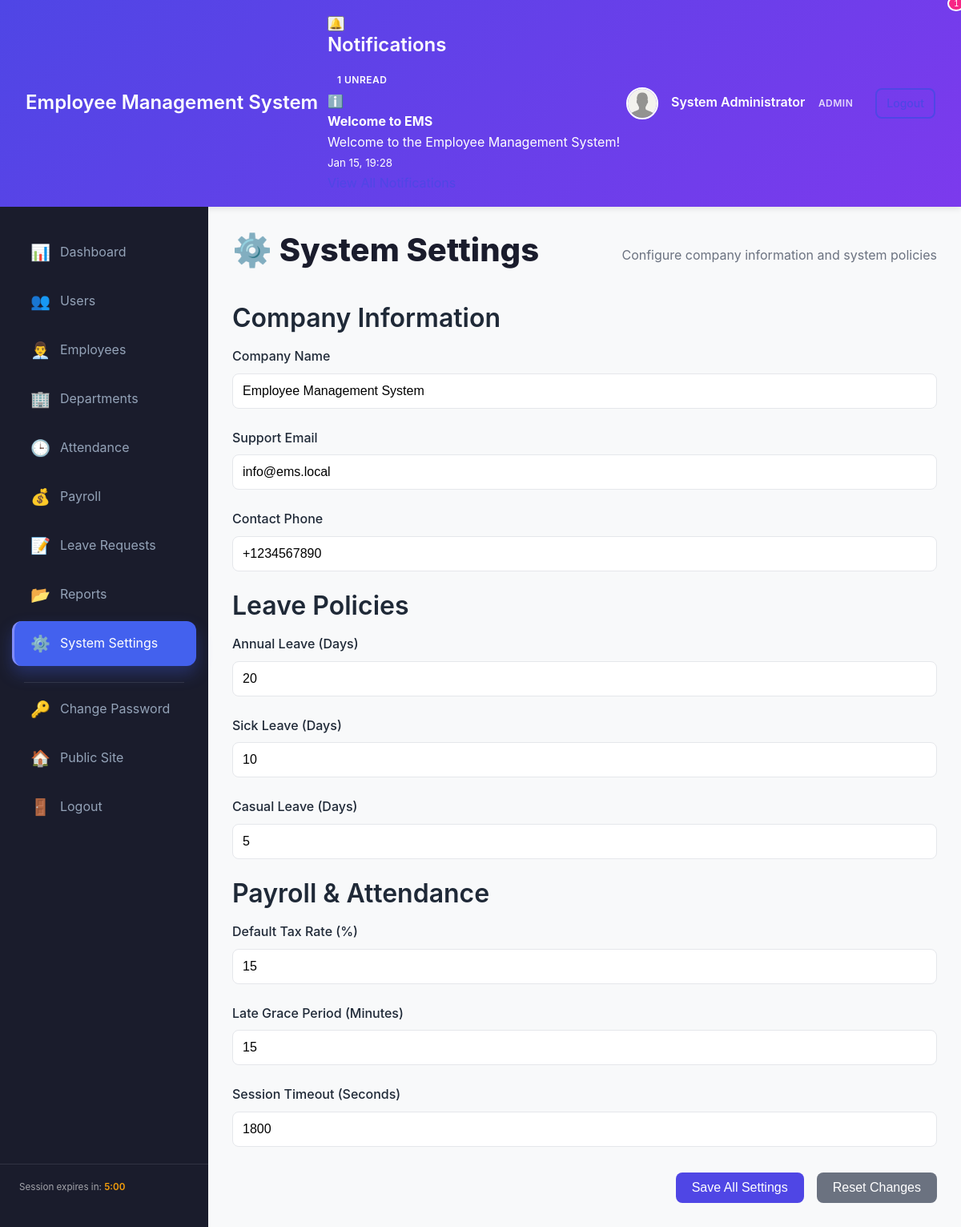
/dashboard/settings/index.php (signed in), run on the app's committed database.
### tables this page shows
CREATE TABLE IF NOT EXISTS `notifications` (
  `id` int(11) NOT NULL AUTO_INCREMENT,
  `user_id` int(11) NOT NULL,
  `type` enum('Info','Success','Warning','Danger') DEFAULT 'Info',
  `title` varchar(200) NOT NULL,
  `message` text NOT NULL,
  `is_read` tinyint(1) DEFAULT 0,
  `link` varchar(255) DEFAULT NULL,
  `created_at` timestamp NOT NULL DEFAULT CURRENT_TIMESTAMP,
  PRIMARY KEY (`id`),
  KEY `idx_user_read` (`user_id`, `is_read`),
  KEY `idx_created` (`created_at`),
  CONSTRAINT `fk_notification_user` FOREIGN KEY (`user_id`) REFERENCES `users` (`id`) ON DELETE CASCADE
);

CREATE TABLE IF NOT EXISTS `system_settings` (
  `id` int(11) NOT NULL AUTO_INCREMENT,
  `setting_key` varchar(100) NOT NULL,
  `setting_value` text,
  `setting_type` varchar(50) DEFAULT 'string',
  `description` text,
  `updated_at` timestamp NOT NULL DEFAULT CURRENT_TIMESTAMP ON UPDATE CURRENT_TIMESTAMP,
  PRIMARY KEY (`id`),
  UNIQUE KEY `setting_key` (`setting_key`)
);

### includes/functions.php (called while the page is built, shortened)
<?php
function get_user_notifications($user_id, $limit = 10, $unread_only = false) {
    global $pdo;
    try {
        $sql = "SELECT * FROM notifications WHERE user_id = ?";
        $sql .= " ORDER BY created_at DESC LIMIT ?";
        $stmt = $pdo->prepare($sql);
        $stmt->execute([$user_id, $limit]);
        return $stmt->fetchAll();
    } catch (PDOException $e) {
        error_log("Get notifications error: " . $e->getMessage());
        return [];
    }
}
function get_unread_notification_count($user_id) {
    global $pdo;
    try {
        $stmt = $pdo->prepare("SELECT COUNT(*) as count FROM notifications
                               WHERE user_id = ? AND is_read = 0");
        $stmt->execute([$user_id]);
        return $stmt->fetch()['count'];
    } catch (PDOException $e) {
        error_log("Get unread count error: " . $e->getMessage());
        return 0;
    }
}
?>

### dashboard/settings/index.php (the view, shortened to what this page needs)
<?php
require_once '../../config/db_connect.php';
require_once '../../includes/functions.php';
try {
    $stmt = $pdo->query("SELECT * FROM system_settings ORDER BY setting_key");
    $settings_data = $stmt->fetchAll();
    $settings = [];
    foreach ($settings_data as $row) {
        $settings[$row['setting_key']] = $row;
    }
} catch (PDOException $e) {
    error_log("Fetch settings error: " . $e->getMessage());
    $settings = [];
}
?>
<!DOCTYPE html>
<html lang="en">
<head>
    <link rel="stylesheet" href="../../assets/css/style.css">
    <link rel="stylesheet" href="../../assets/css/dashboard.css">
    <link rel="stylesheet" href="../../assets/css/admin_dashboard.css">
</head>
<body class="dashboard-page admin-page">
    <?php include '../includes/admin_header.php'; ?>
    <div class="dashboard-container">
        <?php include '../includes/admin_sidebar.php'; ?>
        <main class="dashboard-content">
            <div class="page-header">
                <h1>⚙️ System Settings</h1>
                <p>Configure company information and system policies</p>
            </div>
            <form method="POST" class="settings-form">
                <div class="card">
                    <h2>Company Information</h2>
                    <div class="form-grid">
                        <div class="form-group">
                            <label for="company_name">Company Name</label>
                            <input type="text" id="company_name" name="settings[company_name]" class="form-control"
                                   value="<?php echo htmlspecialchars($settings['company_name']['setting_value'] ?? ''); ?>">
                        </div>
                        <div class="form-group">
                            <label for="company_email">Support Email</label>
                            <input type="email" id="company_email" name="settings[company_email]" class="form-control"
                                   value="<?php echo htmlspecialchars($settings['company_email']['setting_value'] ?? ''); ?>">
                        </div>
                        <div class="form-group">
                            <label for="company_phone">Contact Phone</label>
                            <input type="text" id="company_phone" name="settings[company_phone]" class="form-control"
                                   value="<?php echo htmlspecialchars($settings['company_phone']['setting_value'] ?? ''); ?>">
                        </div>
                    </div>
                </div>
                <div class="card">
                    <h2>Leave Policies</h2>
                    <div class="form-grid">
                        <div class="form-group">
                            <label for="leave_annual_days">Annual Leave (Days)</label>
                            <input type="number" id="leave_annual_days" name="settings[leave_annual_days]" class="form-control"
                                   value="<?php echo htmlspecialchars($settings['leave_annual_days']['setting_value'] ?? '20'); ?>">
                        </div>
                        <div class="form-group">
                            <label for="leave_sick_days">Sick Leave (Days)</label>
                            <input type="number" id="leave_sick_days" name="settings[leave_sick_days]" class="form-control"
                                   value="<?php echo htmlspecialchars($settings['leave_sick_days']['setting_value'] ?? '10'); ?>">
                        </div>
                        <div class="form-group">
                            <label for="leave_casual_days">Casual Leave (Days)</label>
                            <input type="number" id="leave_casual_days" name="settings[leave_casual_days]" class="form-control"
                                   value="<?php echo htmlspecialchars($settings['leave_casual_days']['setting_value'] ?? '5'); ?>">
                        </div>
                    </div>
                </div>
                <div class="card">
                    <h2>Payroll & Attendance</h2>
                    <div class="form-grid">
                        <div class="form-group">
                            <label for="payroll_tax_rate">Default Tax Rate (%)</label>
                            <input type="number" step="0.01" id="payroll_tax_rate" name="settings[payroll_tax_rate]" class="form-control"
                                   value="<?php echo htmlspecialchars($settings['payroll_tax_rate']['setting_value'] ?? '15'); ?>">
                        </div>
                        <div class="form-group">
                            <label for="attendance_grace_period">Late Grace Period (Minutes)</label>
                            <input type="number" id="attendance_grace_period" name="settings[attendance_grace_period]" class="form-control"
                                   value="<?php echo htmlspecialchars($settings['attendance_grace_period']['setting_value'] ?? '15'); ?>">
                        </div>
                        <div class="form-group">
                            <label for="session_timeout">Session Timeout (Seconds)</label>
                            <input type="number" id="session_timeout" name="settings[session_timeout]" class="form-control"
                                   value="<?php echo htmlspecialchars($settings['session_timeout']['setting_value'] ?? '1800'); ?>">
                        </div>
                    </div>
                </div>
                <div class="form-actions">
                    <button type="submit" class="btn btn-primary btn-lg">Save All Settings</button>
                    <button type="reset" class="btn btn-secondary btn-lg">Reset Changes</button>
                </div>
            </form>
        </main>
    </div>
</body>
</html>

### dashboard/includes/admin_header.php (shortened to what this page needs)
<?php
$notification_count = get_unread_notification_count($_SESSION['user_id']);
$notifications = get_user_notifications($_SESSION['user_id'], 5);
?>
<header class="dashboard-header admin-header">
    <div class="header-container">
        <div class="logo">
            <h2><?php echo SITE_NAME; ?></h2>
        </div>
        <div class="header-actions">
            <div class="notifications-dropdown">
                <button class="notification-btn" id="notificationBtn">
                    🔔
                    <?php if ($notification_count > 0): ?>
                        <span class="notification-badge"><?php echo $notification_count; ?></span>
                    <?php endif; ?>
                </button>
                <div class="notification-dropdown-content" id="notificationDropdown">
                    <div class="notification-header">
                        <h3>Notifications</h3>
                        <?php if ($notification_count > 0): ?>
                            <span class="badge"><?php echo $notification_count; ?> unread</span>
                        <?php endif; ?>
                    </div>
                    <div class="notification-list">
                        <?php if (empty($notifications)): ?>
                            <div class="notification-item">
                                <p>No notifications</p>
                            </div>
                        <?php else: ?>
                            <?php foreach ($notifications as $notif): ?>
                                <div class="notification-item <?php echo $notif['is_read'] ? '' : 'unread'; ?>">
                                    <div class="notif-icon notif-<?php echo strtolower($notif['type']); ?>">
                                        <?php
                                        $icons = ['Info' => 'ℹ️', 'Success' => '✅', 'Warning' => '⚠️', 'Danger' => '🚨'];
                                        echo $icons[$notif['type']] ?? 'ℹ️';
                                        ?>
                                    </div>
                                    <div class="notif-content">
                                        <strong><?php echo htmlspecialchars($notif['title']); ?></strong>
                                        <p><?php echo htmlspecialchars($notif['message']); ?></p>
                                        <small><?php echo date('M d, H:i', strtotime($notif['created_at'])); ?></small>
                                    </div>
                                </div>
                            <?php endforeach; ?>
                        <?php endif; ?>
                    </div>
                    <div class="notification-footer">
                        <a href="notifications/index.php">View All Notifications</a>
                    </div>
                </div>
            </div>
            <div class="user-info">
                <img src="<?php echo '../uploads/profiles/' . ($_SESSION['profile_picture'] ?? 'default-avatar.png'); ?>"
                     alt="Profile" class="user-avatar" onerror="this.src='../assets/images/default-avatar.png'">
                <div class="user-details">
                    <span class="user-name"><?php echo htmlspecialchars($_SESSION['first_name'] . ' ' . $_SESSION['last_name']); ?></span>
                    <span class="user-role badge badge-admin"><?php echo htmlspecialchars($_SESSION['user_type']); ?></span>
                </div>
                <a href="../auth/logout.php" class="btn btn-sm btn-outline">Logout</a>
            </div>
        </div>
    </div>
</header>

### data on the page
notifications: type "ℹ️", title "Welcome to EMS", message "Welcome to the Employee Management System!", created_at "Jan 15, 19:28"
system_settings: setting_value "Employee Management System"
system_settings: setting_value "info@ems.local"
system_settings: setting_value "+1234567890"
system_settings: setting_value "20"
system_settings: setting_value "10"
system_settings: setting_value "5"
system_settings: setting_value "15"
system_settings: setting_value "15"
system_settings: setting_value "1800"

### other printed values
SITE_NAME "Employee Management System"
$notification_count "1"
$_SESSION['first_name'] . ' ' . $_SESSION['last_name'] "System Administrator"
$_SESSION['user_type'] "ADMIN"
